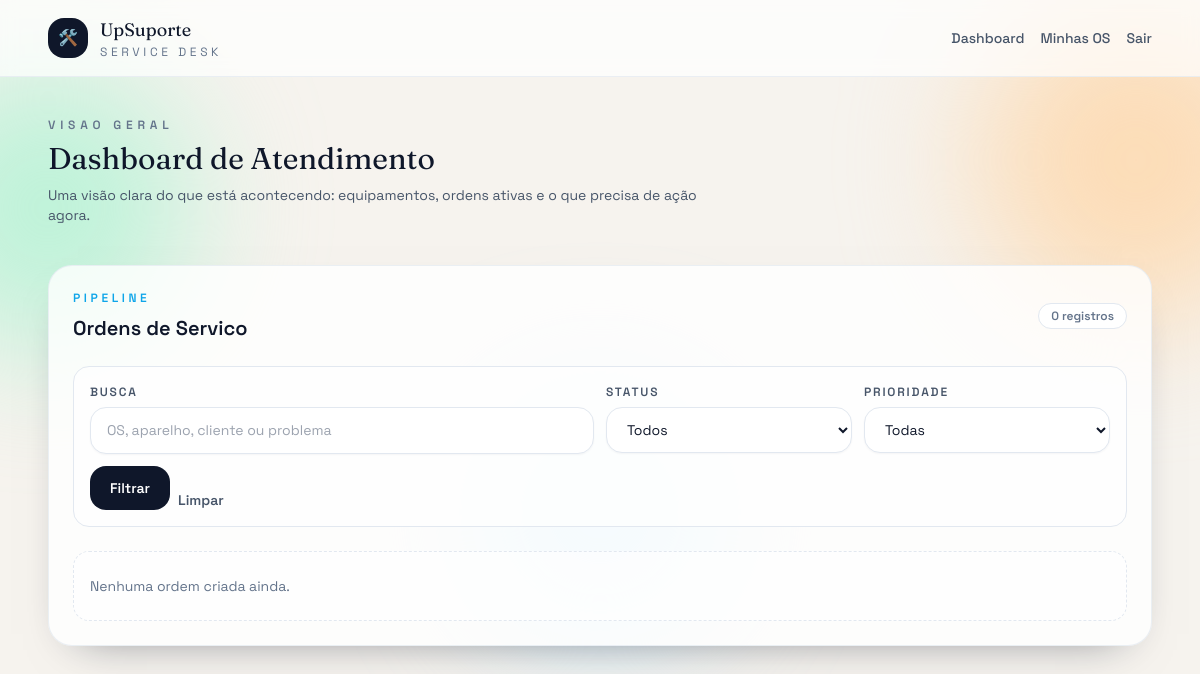
The app's page / (signed in), older data.
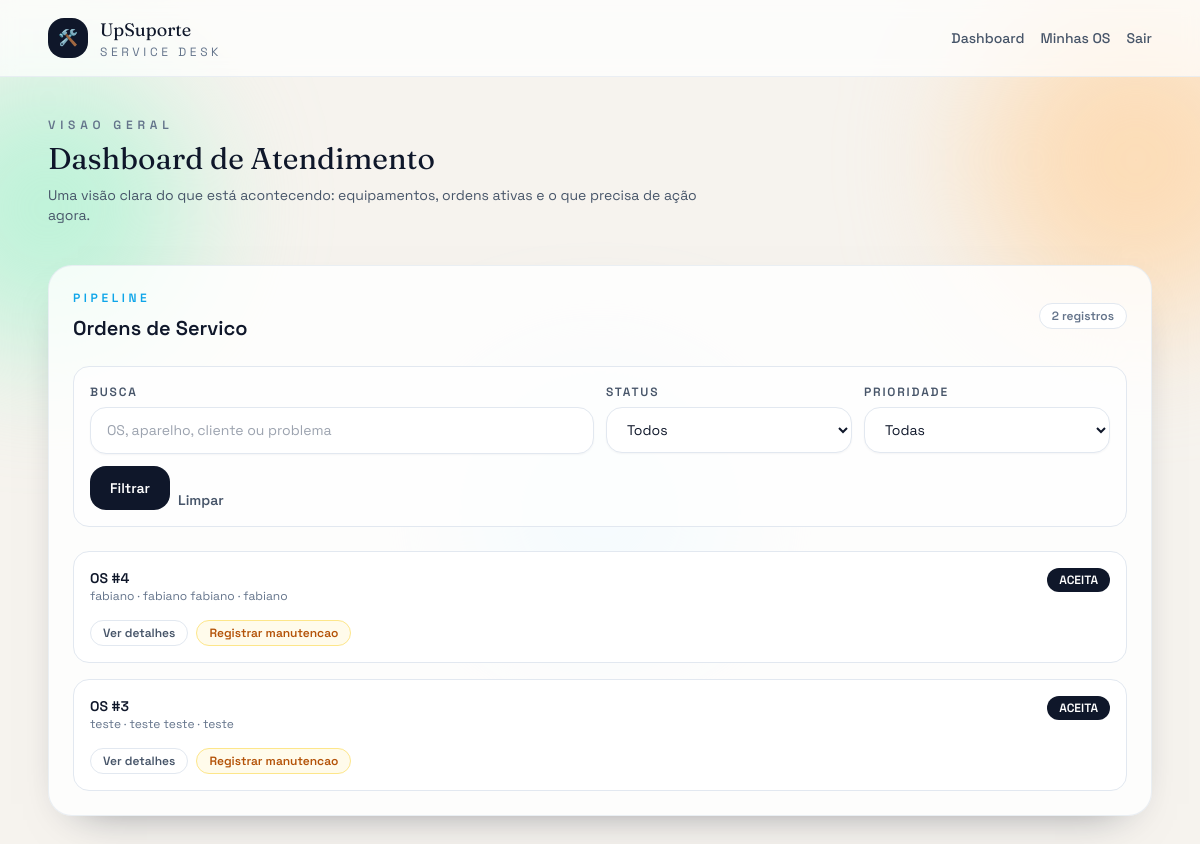
The same page, newer data.
### core/models.py (models this page shows, shortened)
class OrdemServico(models.Model):
    STATUS_CHOICES = [
        ("ABERTO", "Aberto"),
        ("AGENDADO", "Agendado"),
        ("EM_ANDAMENTO", "Em andamento"),
        ("ACEITA", "Aceita"),
        ("REJEITADA", "Rejeitada"),
        ("CONCLUIDO", "Concluído"),
        ("CANCELADO", "Cancelado"),
    ]
    PRIORIDADE_CHOICES = [
        ("BAIXA", "Baixa"),
        ("MEDIA", "Média"),
        ("ALTA", "Alta"),
    ]
    aparelho = models.ForeignKey(Aparelho, on_delete=models.CASCADE, related_name="ordens")
    funcionario = models.ForeignKey(Funcionario, on_delete=models.SET_NULL, null=True, blank=True)
    problema_relatado = models.TextField()
    status = models.CharField(max_length=20, choices=STATUS_CHOICES, default="ABERTO")
    data_agendada = models.DateField(null=True, blank=True)
    hora_agendada = models.TimeField(null=True, blank=True)
    prioridade = models.CharField(max_length=10, choices=PRIORIDADE_CHOICES, default="MEDIA")
    laudo_tecnico = models.TextField(blank=True)  # só preenche quando finaliza
    data_criacao = models.DateTimeField(auto_now_add=True)
    data_conclusao = models.DateTimeField(null=True, blank=True)
    data_limite_sla = models.DateTimeField(null=True, blank=True)
    def get_sla_deadline(self):
        if self.data_limite_sla:
            return self.data_limite_sla
        horas = settings.SLA_HORAS.get(self.prioridade, 48)
        return self.data_criacao + timezone.timedelta(hours=horas)
    def is_atrasada(self):
        if self.status in {"CONCLUIDO", "CANCELADO"}:
            return False
        return timezone.now() > self.get_sla_deadline()

class Aparelho(models.Model):
    TIPO_CHOICES = [
        ("NOTEBOOK", "Notebook"),
        ("DESKTOP", "Desktop"),
        ("IMPRESSORA", "Impressora"),
        ("MONITOR", "Monitor"),
        ("OUTRO", "Outro"),
    ]
    nome = models.CharField(max_length=150)
    tipo = models.CharField(max_length=50, choices=TIPO_CHOICES)
    marca = models.CharField(max_length=100)
    modelo = models.CharField(max_length=100)
    numero_serie = models.CharField(max_length=100, unique=True)
    cliente = models.CharField(max_length=150)
    data_cadastro = models.DateTimeField(auto_now_add=True)

### core/views.py (the view, shortened to what this page needs)
# urls.py: path('', views.home, name='home'),
@login_required
def home(request):
    funcionario = _get_funcionario(request.user)
    is_gestor = request.user.groups.filter(name="Gestor").exists()
    is_tecnico = request.user.groups.filter(name="Tecnico").exists()
    if is_tecnico and funcionario:
        aparelhos = Aparelho.objects.none()
        ordens = (
            OrdemServico.objects.filter(funcionario=funcionario)
            .select_related("aparelho", "funcionario")
        )
    else:
        aparelhos = Aparelho.objects.all()
        ordens = OrdemServico.objects.select_related("aparelho", "funcionario")
    q = request.GET.get("q", "").strip()
    status = request.GET.get("status", "").strip()
    prioridade = request.GET.get("prioridade", "").strip()
    tecnico_id = request.GET.get("tecnico", "").strip()
    if status:
        ordens = ordens.filter(status=status)
    if prioridade:
        ordens = ordens.filter(prioridade=prioridade)
    if is_gestor and tecnico_id:
        ordens = ordens.filter(funcionario_id=tecnico_id)
    ordens = ordens.order_by("-data_criacao")
    return render(
        request,
        "home.html",
        {
            "aparelhos": aparelhos,
            "ordens": ordens,
            "funcionario": funcionario,
            "is_gestor": is_gestor,
            "is_tecnico": is_tecnico,
            "status_choices": OrdemServico.STATUS_CHOICES,
            "prioridade_choices": OrdemServico.PRIORIDADE_CHOICES,
            "tecnicos": Funcionario.objects.all() if is_gestor else Funcionario.objects.none(),
            "filters": {
                "q": q,
                "status": status,
                "prioridade": prioridade,
                "tecnico": tecnico_id,
            },
        },
    )

### core/views.py (called while the page is built)
def _get_funcionario(user):
    try:
        return user.funcionario
    except Funcionario.DoesNotExist:
        return None

### templates/home.html (shortened to what this page needs)
{% extends "base.html" %}
{% block content %}
<div class="flex flex-col gap-2">
  <p class="text-xs font-semibold uppercase tracking-[0.4em] text-slate-500">Visao Geral</p>
  <h2 class="font-display text-3xl">Dashboard de Atendimento</h2>
  <p class="max-w-2xl text-sm text-slate-600">
    Uma visão clara do que está acontecendo: equipamentos, ordens ativas e o que precisa de ação agora.
  </p>
</div>
<div class="mt-10 grid gap-6 {% if is_gestor %}lg:grid-cols-2{% else %}grid-cols-1{% endif %}">
  <div class="rounded-3xl border border-slate-200/70 bg-white/80 p-6 shadow-soft">
    <div class="flex flex-wrap items-center justify-between gap-3">
      <div>
        <p class="text-xs font-semibold uppercase tracking-[0.3em] text-sky-500">Pipeline</p>
        <h3 class="mt-2 text-xl font-semibold">Ordens de Servico</h3>
      </div>
      <span class="rounded-full border border-slate-200 bg-white px-3 py-1 text-xs font-semibold text-slate-500">
        {{ ordens|length }} registros
      </span>
    </div>
    <form method="get" class="mt-6 grid gap-3 rounded-2xl border border-slate-200 bg-white/70 p-4 sm:grid-cols-2 lg:grid-cols-4">
      <div class="sm:col-span-2 lg:col-span-2">
        <label class="form-label">Busca</label>
        <input
          type="text"
          name="q"
          value="{{ filters.q }}"
          class="form-control"
          placeholder="OS, aparelho, cliente ou problema"
        >
      </div>
      <div>
        <label class="form-label">Status</label>
        <select name="status" class="form-select">
          <option value="">Todos</option>
        </select>
      </div>
      <div>
        <label class="form-label">Prioridade</label>
        <select name="prioridade" class="form-select">
          <option value="">Todas</option>
        </select>
      </div>
      <div class="flex items-end gap-2 sm:col-span-2 lg:col-span-2">
        <button type="submit" class="rounded-2xl bg-slate-900 px-5 py-3 text-sm font-semibold text-white transition hover:-translate-y-0.5">
          Filtrar
        </button>
        <a href="{% url 'home' %}" class="text-sm font-semibold text-slate-600 hover:text-slate-900">
          Limpar
        </a>
      </div>
    </form>
    <div class="mt-6 space-y-4">
      {% for os in ordens %}
      <div class="rounded-2xl border border-slate-200 bg-white px-4 py-4">
        <div class="flex flex-wrap items-start justify-between gap-3">
          <div>
            <p class="text-sm font-semibold text-slate-900">OS #{{ os.id }}</p>
            <p class="text-xs text-slate-500">
              {{ os.aparelho.nome }} · {{ os.aparelho.marca }} {{ os.aparelho.modelo }} · {{ os.aparelho.cliente }}
            </p>
          </div>
          <div class="flex flex-col items-end gap-2">
            <span class="rounded-full bg-slate-900 px-3 py-1 text-xs font-semibold text-white">{{ os.status }}</span>
          </div>
        </div>
        <div class="mt-4 flex flex-wrap items-center gap-2 text-xs font-semibold text-slate-600">
          <a href="{% url 'detalhe_os' os.id %}" class="rounded-full border border-slate-200 px-3 py-1 transition hover:border-slate-400">
            Ver detalhes
          </a>
          {% if funcionario and os.funcionario_id == funcionario.id %}
          <a href="{% url 'registrar_manutencao_os' os.id %}" class="rounded-full border border-amber-200 bg-amber-50 px-3 py-1 text-amber-700">
            Registrar manutencao
          </a>
          {% endif %}
        </div>
      </div>
      {% empty %}
      <p class="rounded-2xl border border-dashed border-slate-200 bg-white/60 px-4 py-6 text-sm text-slate-500">
        Nenhuma ordem criada ainda.
      </p>
      {% endfor %}
    </div>
  </div>
</div>
{% endblock %}

Row changes from the older to the newer data that the page shows:
added OrdemServico: id "4", aparelho.nome "fabiano", aparelho.marca "fabiano", aparelho.modelo "fabiano", aparelho.cliente "fabiano", status "ACEITA", shows "Registrar manutencao"
added OrdemServico: id "3", aparelho.nome "teste", aparelho.marca "teste", aparelho.modelo "teste", aparelho.cliente "teste", status "ACEITA", shows "Registrar manutencao"
Text that changed along with them:
{{ ordens|length }}: "0" → "2"
text no longer shown: "Nenhuma ordem criada ainda."
